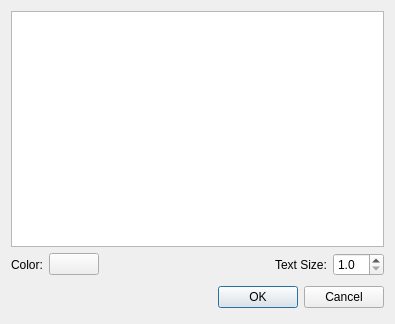
<?xml version="1.0" encoding="UTF-8"?>
<ui version="4.0">
 <class>TextItemDialog</class>
 <widget class="QDialog" name="TextItemDialog">
  <property name="geometry">
   <rect>
    <x>0</x>
    <y>0</y>
    <width>395</width>
    <height>324</height>
   </rect>
  </property>
  <property name="windowTitle">
   <string>Text Item</string>
  </property>
  <layout class="QGridLayout" name="gridLayout">
   <item row="1" column="0">
    <layout class="QHBoxLayout" name="horizontalLayout">
     <item>
      <widget class="QLabel" name="label_2">
       <property name="text">
        <string>Color:</string>
       </property>
      </widget>
     </item>
     <item>
      <widget class="QPushButton" name="pushButton_Color">
       <property name="sizePolicy">
        <sizepolicy hsizetype="Fixed" vsizetype="Fixed">
         <horstretch>0</horstretch>
         <verstretch>0</verstretch>
        </sizepolicy>
       </property>
       <property name="minimumSize">
        <size>
         <width>50</width>
         <height>0</height>
        </size>
       </property>
       <property name="maximumSize">
        <size>
         <width>50</width>
         <height>16777215</height>
        </size>
       </property>
       <property name="autoFillBackground">
        <bool>true</bool>
       </property>
       <property name="text">
        <string/>
       </property>
       <property name="autoDefault">
        <bool>false</bool>
       </property>
       <property name="flat">
        <bool>false</bool>
       </property>
      </widget>
     </item>
     <item>
      <spacer name="horizontalSpacer">
       <property name="orientation">
        <enum>Qt::Horizontal</enum>
       </property>
       <property name="sizeHint" stdset="0">
        <size>
         <width>228</width>
         <height>20</height>
        </size>
       </property>
      </spacer>
     </item>
     <item>
      <widget class="QLabel" name="label_3">
       <property name="text">
        <string>Text Size:</string>
       </property>
      </widget>
     </item>
     <item>
      <widget class="QDoubleSpinBox" name="doubleSpinBox_Size">
       <property name="decimals">
        <number>1</number>
       </property>
       <property name="minimum">
        <double>1.000000000000000</double>
       </property>
       <property name="maximum">
        <double>20.000000000000000</double>
       </property>
      </widget>
     </item>
    </layout>
   </item>
   <item row="2" column="0">
    <layout class="QHBoxLayout">
     <property name="spacing">
      <number>6</number>
     </property>
     <property name="margin">
      <number>0</number>
     </property>
     <item>
      <spacer>
       <property name="orientation">
        <enum>Qt::Horizontal</enum>
       </property>
       <property name="sizeHint" stdset="0">
        <size>
         <width>131</width>
         <height>31</height>
        </size>
       </property>
      </spacer>
     </item>
     <item>
      <widget class="QPushButton" name="okButton">
       <property name="text">
        <string>OK</string>
       </property>
      </widget>
     </item>
     <item>
      <widget class="QPushButton" name="cancelButton">
       <property name="text">
        <string>Cancel</string>
       </property>
      </widget>
     </item>
    </layout>
   </item>
   <item row="0" column="0">
    <widget class="QTextEdit" name="textEdit_Text">
     <property name="acceptRichText">
      <bool>false</bool>
     </property>
    </widget>
   </item>
  </layout>
 </widget>
 <resources/>
 <connections>
  <connection>
   <sender>okButton</sender>
   <signal>clicked()</signal>
   <receiver>TextItemDialog</receiver>
   <slot>accept()</slot>
   <hints>
    <hint type="sourcelabel">
     <x>278</x>
     <y>253</y>
    </hint>
    <hint type="destinationlabel">
     <x>96</x>
     <y>254</y>
    </hint>
   </hints>
  </connection>
  <connection>
   <sender>cancelButton</sender>
   <signal>clicked()</signal>
   <receiver>TextItemDialog</receiver>
   <slot>reject()</slot>
   <hints>
    <hint type="sourcelabel">
     <x>369</x>
     <y>253</y>
    </hint>
    <hint type="destinationlabel">
     <x>179</x>
     <y>282</y>
    </hint>
   </hints>
  </connection>
  <connection>
   <sender>pushButton_Color</sender>
   <signal>clicked()</signal>
   <receiver>TextItemDialog</receiver>
   <slot>selectColor()</slot>
   <hints>
    <hint type="sourcelabel">
     <x>69</x>
     <y>263</y>
    </hint>
    <hint type="destinationlabel">
     <x>197</x>
     <y>161</y>
    </hint>
   </hints>
  </connection>
 </connections>
 <slots>
  <slot>selectColor()</slot>
 </slots>
</ui>
